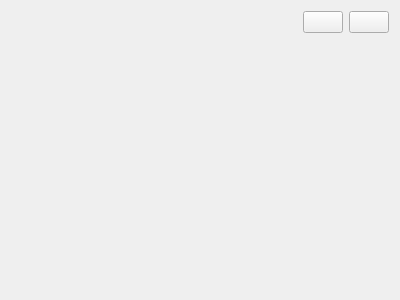
<?xml version="1.0" encoding="UTF-8"?>
<ui version="4.0">
 <class>SpaceControls</class>
 <widget class="QWidget" name="SpaceControls">
  <property name="geometry">
   <rect>
    <x>0</x>
    <y>0</y>
    <width>400</width>
    <height>300</height>
   </rect>
  </property>
  <property name="windowTitle">
   <string>Form</string>
  </property>
  <layout class="QGridLayout" name="gridLayout">
   <item row="0" column="0">
    <spacer name="hspSpacer">
     <property name="orientation">
      <enum>Qt::Horizontal</enum>
     </property>
     <property name="sizeHint" stdset="0">
      <size>
       <width>273</width>
       <height>20</height>
      </size>
     </property>
    </spacer>
   </item>
   <item row="0" column="1">
    <widget class="QPushButton" name="btnToggleMaximize"/>
   </item>
   <item row="0" column="2">
    <widget class="QPushButton" name="btnScaleAndRotate"/>
   </item>
   <item row="1" column="2">
    <spacer name="vspSpacer">
     <property name="orientation">
      <enum>Qt::Vertical</enum>
     </property>
     <property name="sizeHint" stdset="0">
      <size>
       <width>20</width>
       <height>262</height>
      </size>
     </property>
    </spacer>
   </item>
  </layout>
 </widget>
 <resources/>
 <connections/>
</ui>
